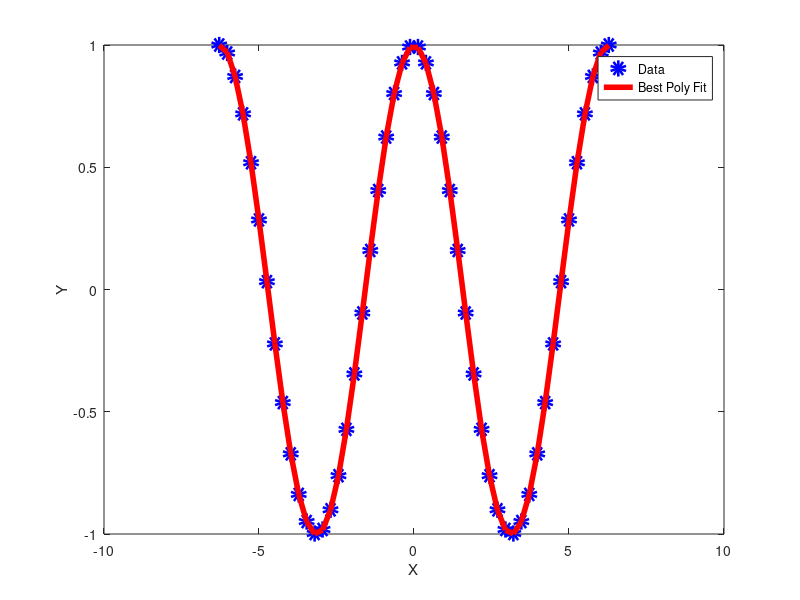

Write MATLAB code to recreate this figure.

function fit_Polynomial_Series()

N = 50; % we will be drawing 50 points
xData = linspace(-2*pi,2*pi,N); % make the x-values evenly spaced between -2pi and 2pi
yData = cos(xData)'; % apostrophe will make it a column vecto

for i = 1:length(xData)        
    for j = 0: 11         
        mat_A(i,j+1) = (xData(i))^j; % create of matrix of the function     
    end
end

% calculate Beta
Beta = inv(transpose(mat_A) * mat_A) * transpose(mat_A)* yData; % find B using the psuedo inverse

% calculate and print the residual
residual = sqrt( transpose(yData - mat_A*Beta) * (yData - mat_A*Beta)) % print the residual

% plot all the x and y coors as points
plot(xData, yData, 'bo', 'LineWidth', 6);  hold on;
    
% plot the line of best fit
for i = 1: length(xData)
   sum = 0;
   for j = 1: 12
       sum = sum + Beta(j) * xData(i).^(j-1);
   end
   y(i) = sum;
end

plot(xData, y, 'r', 'LineWidth', 4);


xlabel('X');
ylabel('Y');
legend('Data','Best Poly Fit'); % add a legend


%{
    Answers:
        1a) The residual when N = 10 is 0.5221. When N = 50, the residual
            is 0.0088. When N = 250, the residual is 0.0186. When N <= 11 
            the residual (error with finding a line of best fit) is increasing.
            Then the residual drastically decreases when N = 12, but starts
            to increase again after that.
        1b) We've seen cosine written as a polynomial before in Taylor
            series. The coefficients are (-1)^n / (2n)! 
        1c) Beta is the vector of coefficients. The coeffecients when N =
            250 are
            Beta =
               0.998592101840499
              -0.000000000000832
              -0.497178329131463
               0.000000000000233
               0.040752516215900
              -0.000000000000015
              -0.001279849085494
               0.000000000000000
               0.000018785542680
               0.000000000000000
              -0.000000112341413
              -0.000000000000000
        1d) They appear to fit the coefficients for the Taylor Series with
            some minor variations (most likely due to the inaccuracy in
            calculating a best fit). The zeroes come from how there are
            only even powers in the Taylor series for cosine (it does not
            have an x^1, x^3, x^5, etc term)
%}
